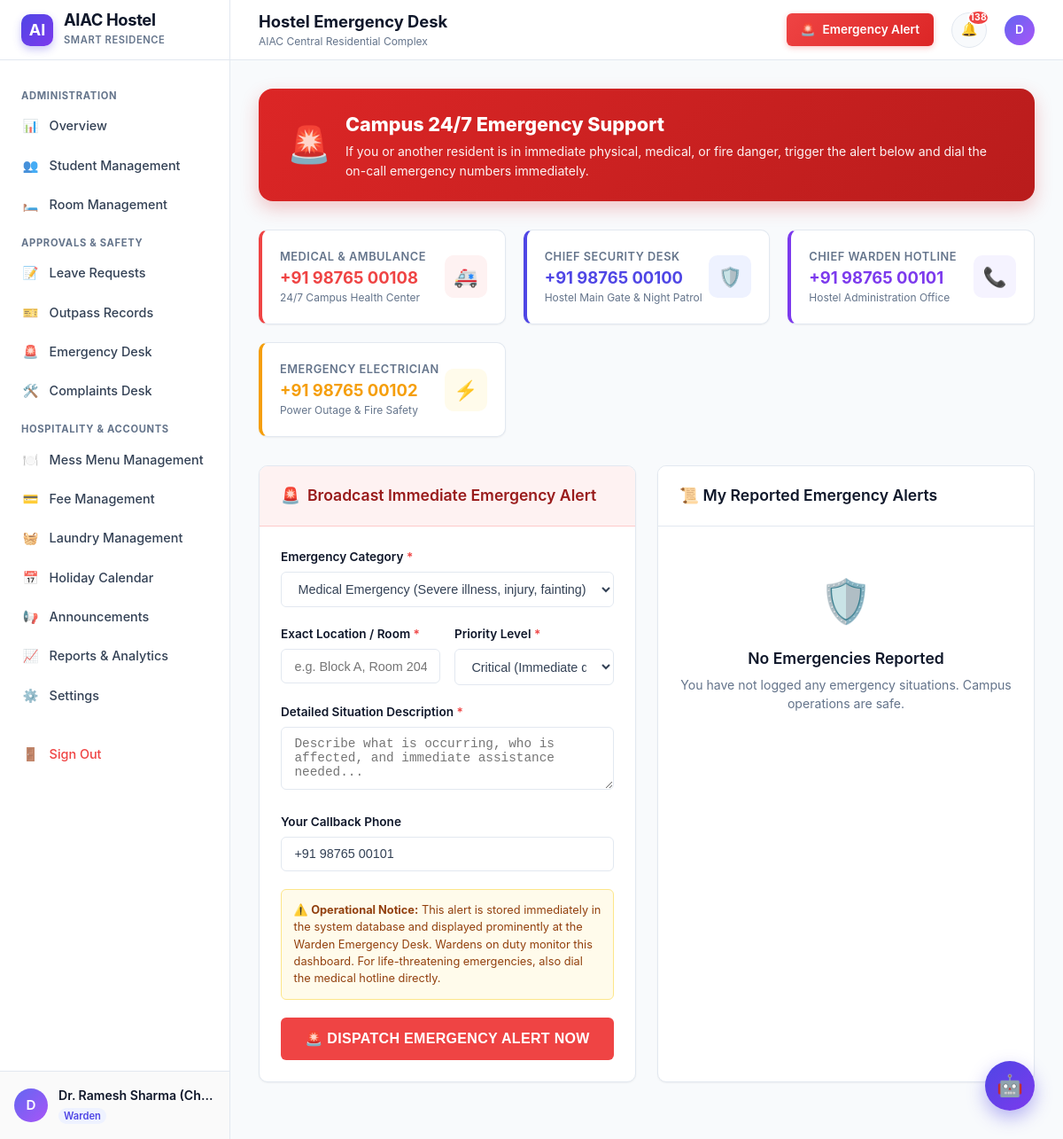
/emergency (signed in), run on the app's committed database.
### tables this page shows
CREATE TABLE users (
        id INTEGER PRIMARY KEY AUTOINCREMENT,
        name TEXT NOT NULL,
        email TEXT NOT NULL UNIQUE,
        password_hash TEXT NOT NULL,
        role TEXT NOT NULL DEFAULT 'student',
        hostel_block TEXT,
        academic_year TEXT,
        room_id INTEGER,
        phone TEXT,
        status TEXT DEFAULT 'active',
        created_at TIMESTAMP DEFAULT CURRENT_TIMESTAMP,
        updated_at TIMESTAMP DEFAULT CURRENT_TIMESTAMP, student_id TEXT, department TEXT, guardian_name TEXT, guardian_phone TEXT, room_number TEXT, room_type TEXT,
        FOREIGN KEY (room_id) REFERENCES rooms(id) ON DELETE SET NULL
    );

CREATE TABLE system_settings (
        key TEXT PRIMARY KEY,
        value TEXT NOT NULL,
        description TEXT
    );

### app.py (the view, shortened to what this page needs)
@app.route('/emergency', methods=['GET', 'POST'])
@login_required
def emergency_support():
    user_id = session['user_id']
    conn = database.get_db()
    user_alerts = conn.execute('''
        SELECT * FROM emergency_alerts WHERE user_id = ? ORDER BY created_at DESC
    ''', (user_id,)).fetchall()
    contacts = {
        'medical': database.get_setting('emergency_phone_medical', '+91 98765 00108'),
        'security': database.get_setting('emergency_phone_security', '+91 98765 00100'),
        'warden': database.get_setting('emergency_phone_warden', '+91 98765 00101'),
        'electrician': database.get_setting('emergency_phone_electrician', '+91 98765 00102')
    }
    conn.close()
    return render_template('emergency.html', alerts=user_alerts, contacts=contacts)

### app.py (called while the page is built)
def get_current_user():
    user_id = session.get('user_id')
    if not user_id:
        return None
    conn = database.get_db()
    user = conn.execute('SELECT * FROM users WHERE id = ?', (user_id,)).fetchone()
    conn.close()
    return user

def login_required(f):
    @wraps(f)
    def decorated_function(*args, **kwargs):
        if 'user_id' not in session:
            flash('Please log in to access this page.', 'warning')
            return redirect(url_for('login', next=request.path))
        return f(*args, **kwargs)
    return decorated_function

### database.py (called while the page is built)
def get_db(db_path=None):
    target_path = db_path or DATABASE_PATH
    conn = sqlite3.connect(target_path, timeout=30.0)
    conn.row_factory = sqlite3.Row
    conn.execute('PRAGMA foreign_keys = ON;')
    return conn

def get_setting(key, default=None):
    conn = get_db()
    row = conn.execute('SELECT value FROM system_settings WHERE key = ?', (key,)).fetchone()
    conn.close()
    if row:
        return row['value']
    return default

### templates/emergency.html (shortened to what this page needs)
{% extends "base.html" %}
{% block page_title %}Hostel Emergency Desk{% endblock %}
{% block content %}
<div style="background: linear-gradient(135deg, #dc2626 0%, #b91c1c 100%); color: white; border-radius: var(--radius-lg); padding: 1.5rem 2rem; margin-bottom: 2rem; box-shadow: 0 8px 20px rgba(220, 38, 38, 0.25);">
  <div style="display: flex; align-items: center; gap: 1rem; flex-wrap: wrap;">
    <div style="font-size: 2.5rem;">🚨</div>
    <div style="flex: 1;">
      <h3 style="font-size: 1.35rem; font-weight: 800;">Campus 24/7 Emergency Support</h3>
      <p style="font-size: 0.88rem; opacity: 0.95; margin-top: 0.25rem;">
        If you or another resident is in immediate physical, medical, or fire danger, trigger the alert below and dial the on-call emergency numbers immediately.
      </p>
    </div>
  </div>
</div>
<div class="metrics-grid" style="margin-bottom: 2rem;">
  <div class="metric-card" style="border-left: 4px solid var(--danger);">
    <div class="metric-info">
      <div class="label">Medical & Ambulance</div>
      <div class="value" style="font-size: 1.15rem; color: var(--danger);">{{ contacts.medical }}</div>
      <div class="sub-text">24/7 Campus Health Center</div>
    </div>
    <div class="metric-icon-wrap rose">🚑</div>
  </div>
  <div class="metric-card" style="border-left: 4px solid var(--primary);">
    <div class="metric-info">
      <div class="label">Chief Security Desk</div>
      <div class="value" style="font-size: 1.15rem; color: var(--primary);">{{ contacts.security }}</div>
      <div class="sub-text">Hostel Main Gate & Night Patrol</div>
    </div>
    <div class="metric-icon-wrap indigo">🛡️</div>
  </div>
  <div class="metric-card" style="border-left: 4px solid var(--purple-accent);">
    <div class="metric-info">
      <div class="label">Chief Warden Hotline</div>
      <div class="value" style="font-size: 1.15rem; color: var(--purple-accent);">{{ contacts.warden }}</div>
      <div class="sub-text">Hostel Administration Office</div>
    </div>
    <div class="metric-icon-wrap purple">📞</div>
  </div>
  <div class="metric-card" style="border-left: 4px solid var(--warning);">
    <div class="metric-info">
      <div class="label">Emergency Electrician</div>
      <div class="value" style="font-size: 1.15rem; color: var(--warning);">{{ contacts.electrician }}</div>
      <div class="sub-text">Power Outage & Fire Safety</div>
    </div>
    <div class="metric-icon-wrap amber">⚡</div>
  </div>
</div>
<div style="display: grid; grid-template-columns: repeat(auto-fit, minmax(360px, 1fr)); gap: 1.5rem;">
  <div class="content-card">
    <div class="card-header-bar" style="background: #fef2f2; border-bottom: 1px solid #fecaca;">
      <h3 style="color: #991b1b;">
        <span>🚨</span> Broadcast Immediate Emergency Alert
      </h3>
    </div>
    <div class="card-body">
      <form action="{{ url_for('emergency_support') }}" method="POST">
        <div class="form-group">
          <label class="form-label" for="category">Emergency Category <span style="color:var(--danger)">*</span></label>
          <select id="category" name="category" class="form-select" required>
            <option value="Medical Emergency">Medical Emergency (Severe illness, injury, fainting)</option>
          </select>
        </div>
        <div class="form-row">
          <div class="form-group">
            <label class="form-label" for="location_or_room">Exact Location / Room <span style="color:var(--danger)">*</span></label>
            <input type="text" id="location_or_room" name="location_or_room" class="form-control"
                   placeholder="e.g. Block A, Room 204 or 2nd floor staircase" required>
          </div>
          <div class="form-group">
            <label class="form-label" for="priority">Priority Level <span style="color:var(--danger)">*</span></label>
            <select id="priority" name="priority" class="form-select" required>
              <option value="Critical">Critical (Immediate danger to life/property)</option>
            </select>
          </div>
        </div>
        <div class="form-group">
          <label class="form-label" for="description">Detailed Situation Description <span style="color:var(--danger)">*</span></label>
          <textarea id="description" name="description" rows="3" class="form-control"
                    placeholder="Describe what is occurring, who is affected, and immediate assistance needed..." required></textarea>
        </div>
        <div class="form-group">
          <label class="form-label" for="contact_number">Your Callback Phone</label>
          <input type="tel" id="contact_number" name="contact_number" class="form-control"
                 placeholder="+91 98765 00000" value="{{ current_user.phone or '' }}">
        </div>
        <div style="background: #fffbeb; border: 1px solid #fde68a; border-radius: var(--radius-sm); padding: 0.85rem; margin-bottom: 1.25rem; font-size: 0.8rem; color: #92400e;">
          ⚠️ <b>Operational Notice:</b> This alert is stored immediately in the system database and displayed prominently at the Warden Emergency Desk. Wardens on duty monitor this dashboard. For life-threatening emergencies, also dial the medical hotline directly.
        </div>
        <button type="submit" class="btn btn-danger btn-block" style="padding: 0.85rem; font-size: 1rem; font-weight: 700; letter-spacing: 0.02em;">
          🚨 DISPATCH EMERGENCY ALERT NOW
        </button>
      </form>
    </div>
  </div>
  <div class="content-card">
    <div class="card-header-bar">
      <h3>📜 My Reported Emergency Alerts</h3>
    </div>
    <div class="card-body" style="padding: 0;">
      {% if alerts %}
        <div class="table-responsive">
          <table class="modern-table">
            <thead>
              <tr>
                <th>Category & Location</th>
                <th>Priority</th>
                <th>Status</th>
                <th>Time</th>
              </tr>
            </thead>
            <tbody>
              {% for a in alerts %}
                <tr>
                  <td>
                    <div style="font-weight: 700; color: var(--danger);">{{ a.category }}</div>
                    <div style="font-size: 0.8rem; color: var(--dark-navy);">📍 {{ a.location_or_room }}</div>
                    <div style="font-size: 0.75rem; color: var(--muted-text); margin-top: 2px;">{{ a.description }}</div>
                    {% if a.resolution_notes %}
                      <div style="font-size: 0.74rem; color: #059669; margin-top: 4px;">
                        <b>Response:</b> {{ a.resolution_notes }}
                      </div>
                    {% endif %}
                  </td>
                  <td>
                    <span class="badge badge-{{ 'danger' if a.priority == 'Critical' else 'warning' }}">
                      {{ a.priority }}
                    </span>
                  </td>
                  <td>
                    {% if a.status == 'New' %}
                      <span class="badge badge-danger">New (Unresolved)</span>
                    {% elif a.status == 'Acknowledged' %}
                      <span class="badge badge-warning">Acknowledged</span>
                    {% elif a.status == 'In Progress' %}
                      <span class="badge badge-info">In Progress</span>
                    {% elif a.status == 'Resolved' %}
                      <span class="badge badge-success">Resolved</span>
                    {% endif %}
                  </td>
                  <td>
                    <div style="font-size: 0.75rem; color: var(--muted-text);">
                      {{ a.created_at[:16] }}
                    </div>
                  </td>
                </tr>
              {% endfor %}
            </tbody>
          </table>
        </div>
      {% else %}
        <div class="empty-state">
          <div class="empty-state-icon" style="color: #22c55e;">🛡️</div>
          <h4>No Emergencies Reported</h4>
          <p>You have not logged any emergency situations. Campus operations are safe.</p>
        </div>
      {% endif %}
    </div>
  </div>
</div>
{% endblock %}

### templates/base.html (shortened to what this page needs)
<!DOCTYPE html>
<html lang="en">
<head>
  <link rel="stylesheet" href="{{ url_for('static', filename='css/style.css') }}">
</head>
<body>
<div class="app-wrapper">
  <aside class="sidebar" id="sidebar">
    <div class="sidebar-header">
      <div class="brand-logo">AI</div>
      <div class="brand-text">
        <h1>AIAC Hostel</h1>
        <span>Smart Residence</span>
      </div>
    </div>
    <nav class="sidebar-nav">
      {% if current_user and current_user.role == 'warden' %}
        <div class="nav-group-label">Administration</div>
        <a href="{{ url_for('warden_dashboard') }}" class="nav-item {% if request.path == '/warden/dashboard' %}active{% endif %}">
          <span class="icon">📊</span> Overview
        </a>
        <a href="{{ url_for('warden_students') }}" class="nav-item {% if '/warden/students' in request.path %}active{% endif %}">
          <span class="icon">👥</span> Student Management
        </a>
        <a href="{{ url_for('warden_rooms') }}" class="nav-item {% if '/warden/rooms' in request.path %}active{% endif %}">
          <span class="icon">🛏️</span> Room Management
        </a>
        <div class="nav-group-label">Approvals & Safety</div>
        <a href="{{ url_for('warden_leave_requests') }}" class="nav-item {% if '/warden/leave-requests' in request.path %}active{% endif %}">
          <span class="icon">📝</span> Leave Requests
        </a>
        <a href="{{ url_for('warden_outpasses') }}" class="nav-item {% if '/warden/outpasses' in request.path %}active{% endif %}">
          <span class="icon">🎫</span> Outpass Records
        </a>
        <a href="{{ url_for('warden_emergencies') }}" class="nav-item {% if '/warden/emergencies' in request.path %}active{% endif %}">
          <span class="icon">🚨</span> Emergency Desk
        </a>
        <a href="{{ url_for('warden_complaints') }}" class="nav-item {% if '/warden/complaints' in request.path %}active{% endif %}">
          <span class="icon">🛠️</span> Complaints Desk
        </a>
        <div class="nav-group-label">Hospitality & Accounts</div>
        <a href="{{ url_for('warden_mess_menu') }}" class="nav-item {% if '/warden/mess-menu' in request.path %}active{% endif %}">
          <span class="icon">🍽️</span> Mess Menu Management
        </a>
        <a href="{{ url_for('warden_fees') }}" class="nav-item {% if '/warden/fees' in request.path %}active{% endif %}">
          <span class="icon">💳</span> Fee Management
        </a>
        <a href="{{ url_for('warden_laundry') }}" class="nav-item {% if '/warden/laundry' in request.path %}active{% endif %}">
          <span class="icon">🧺</span> Laundry Management
        </a>
        <a href="{{ url_for('holiday_calendar') }}" class="nav-item {% if request.path == '/holiday-calendar' %}active{% endif %}">
          <span class="icon">📅</span> Holiday Calendar
        </a>
        <a href="{{ url_for('warden_announcements') }}" class="nav-item {% if '/warden/announcements' in request.path %}active{% endif %}">
          <span class="icon">📢</span> Announcements
        </a>
        <a href="{{ url_for('warden_reports') }}" class="nav-item {% if '/warden/reports' in request.path %}active{% endif %}">
          <span class="icon">📈</span> Reports & Analytics
        </a>
        <a href="{{ url_for('warden_settings') }}" class="nav-item {% if '/warden/settings' in request.path %}active{% endif %}">
          <span class="icon">⚙️</span> Settings
        </a>
      {% endif %}
      <div style="margin-top: 1.5rem;">
        <a href="{{ url_for('logout') }}" class="nav-item" style="color: var(--danger);">
          <span class="icon">🚪</span> Sign Out
        </a>
      </div>
    </nav>
    {% if current_user %}
    <div class="sidebar-footer">
      <div class="user-quick-profile">
        <div class="avatar-circle">
          {{ current_user.name[0] | upper }}
        </div>
        <div class="user-info-text">
          <div class="name">{{ current_user.name }}</div>
          <div class="role-badge">{{ current_user.role | capitalize }}</div>
        </div>
      </div>
    </div>
    {% endif %}
  </aside>
  <div class="main-wrapper">
    <header class="topbar">
      <div class="topbar-left">
        <div class="topbar-title">
          <h2>{% block page_title %}Dashboard{% endblock %}</h2>
          <p>{{ hostel_name }}</p>
        </div>
      </div>
      <div class="topbar-right">
        {% if current_user %}
          <a href="{{ url_for('emergency_support') if current_user.role == 'student' else url_for('warden_emergencies') }}" class="emergency-btn-top">
            <span>🚨</span> Emergency Alert
          </a>
          <a href="{{ url_for('notifications') }}" class="notification-bell" title="Notifications">
            <span>🔔</span>
            {% if unread_notifications_count > 0 %}
              <span class="badge">{{ unread_notifications_count }}</span>
            {% endif %}
          </a>
          <a href="{{ url_for('profile') if current_user.role == 'student' else url_for('warden_settings') }}" style="display:flex; align-items:center; gap:0.5rem; text-decoration:none;">
            <div class="avatar-circle" style="width:34px; height:34px; font-size:0.85rem;">
              {{ current_user.name[0] | upper }}
            </div>
          </a>
        {% else %}
          <div style="display:flex; gap:0.5rem;">
            <a href="{{ url_for('login') }}" class="btn btn-primary btn-sm">Sign In</a>
            <a href="{{ url_for('register') }}" class="btn btn-secondary btn-sm">Register</a>
          </div>
        {% endif %}
      </div>
    </header>
    <main class="page-container">
      {% block content %}{% endblock %}
    </main>
  </div>
</div>
<button class="chatbot-toggle-btn" id="chatbotToggle" title="Ask AIAC Virtual Assistant" aria-label="Open AI Hostel Assistant">
  🤖
</button>
</body>
</html>

### data on the page
users: name "D", name "Dr. Ramesh Sharma (Ch…", role "Warden", contact_number "+91 98765 00101"
system_settings: value "AIAC Central Residential Complex"
system_settings: medical "+91 98765 00108"
system_settings: security "+91 98765 00100"
system_settings: warden "+91 98765 00101"
system_settings: electrician "+91 98765 00102"

### other printed values
{{ unread_notifications_count }} "138"
